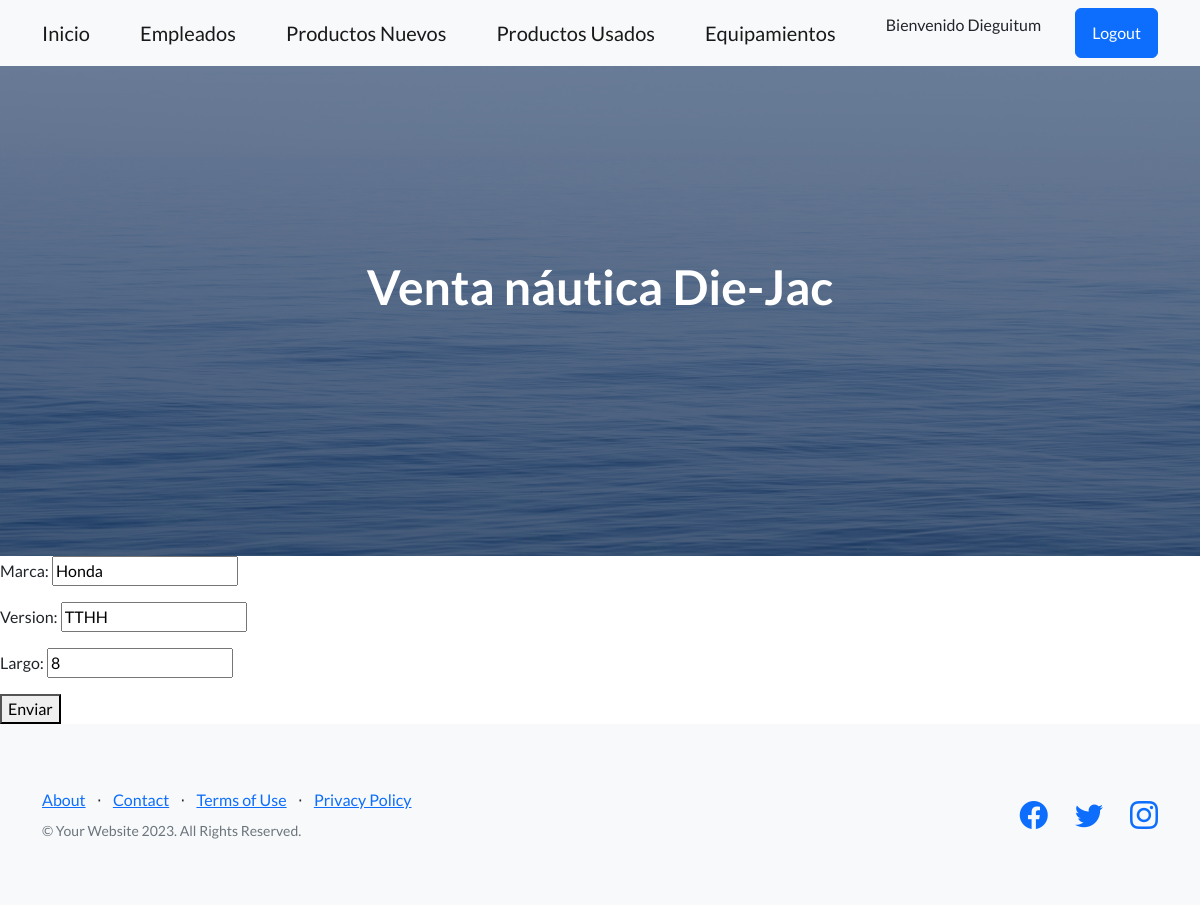
Screenshot of /AppProyectoFinal/ActualizaProductosNuevos/3 (signed in) with the database file from the repository.
### AppProyectoFinal/models.py (models this page shows, shortened)
class ProductosNuevos(models.Model):
    marca = models.CharField(max_length=50)
    version = models.CharField(max_length=50)
    largo = models.IntegerField()

### AppProyectoFinal/views.py (the view)
# urls.py: path('ActualizaProductosNuevos/<pk>', ProductosNuevosUpdate.as_view(), name='ActualizarProductosNuevos'),
class ProductosNuevosUpdate(LoginRequiredMixin, UpdateView):
    model = ProductosNuevos
    template_name = "ProductosNuevos_update.html"
    fields = ("__all__")
    success_url = "/AppProyectoFinal/"
    context_object_name = "ProductosNuevos"

### AppProyectoFinal/templates/ProductosNuevos_update.html
{% extends 'padre.html' %}
{% block ContenidoQueCambia %}
    <form action="{% url 'ActualizarProductosNuevos' ProductosNuevos.id %}" method="post">{% csrf_token %}
        {{form.as_p}}
        <button type="submit">Enviar</button>
    </form>
{% endblock ContenidoQueCambia %}

### AppProyectoFinal/templates/Padre.html (shortened to what this page needs)
<!DOCTYPE html>
<html lang="en">
    <head>
        {% load static %}
        <link href="https://cdn.jsdelivr.net/npm/bootstrap-icons@1.5.0/font/bootstrap-icons.css" rel="stylesheet" type="text/css" />
        <link href="{% static 'css/styles.css' %}" rel="stylesheet" />
    </head>
    <body>
        <nav class="navbar navbar-light bg-light static-top">
            <div class="container">
                <a class="navbar-brand" href="{% url 'inicio' %}">Inicio</a>
                <a class="navbar-brand" href="{% url 'listaEmpleados' %}">Empleados</a>
                <a class="navbar-brand" href="{% url 'ListaProductosNuevos' %}">Productos Nuevos</a>
                <a class="navbar-brand" href="{% url 'ListaProductosUsados' %}">Productos Usados</a>
                <a class="navbar-brand" href="{% url 'ListaEquipamiento' %}">Equipamientos</a>
                {% if user.is_authenticated %}
                    <p>Bienvenido {{user.username}}</p>
                    <a class="btn btn-primary" href="{% url 'Logout' %}">Logout</a>
                {% else %}
                    <a class="btn btn-primary" href="{% url 'Login' %}">Login</a>
                {% endif %}
            </div>
        </nav>
        <header class="masthead">
            <div class="container position-relative">
                <div class="row justify-content-center">
                    <div class="col-xl-6">
                        <div class="text-center text-white">
                            <h1 class="mb-5">Venta náutica Die-Jac</h1>
                        </div>
                    </div>
                </div>
            </div>
        </header>
        {% block ContenidoQueCambia %}
        {% endblock ContenidoQueCambia %}
        <footer class="footer bg-light">
            <div class="container">
                <div class="row">
                    <div class="col-lg-6 h-100 text-center text-lg-start my-auto">
                        <ul class="list-inline mb-2">
                            <li class="list-inline-item"><a href="#!">About</a></li>
                            <li class="list-inline-item">⋅</li>
                            <li class="list-inline-item"><a href="#!">Contact</a></li>
                            <li class="list-inline-item">⋅</li>
                            <li class="list-inline-item"><a href="#!">Terms of Use</a></li>
                            <li class="list-inline-item">⋅</li>
                            <li class="list-inline-item"><a href="#!">Privacy Policy</a></li>
                        </ul>
                        <p class="text-muted small mb-4 mb-lg-0">&copy; Your Website 2023. All Rights Reserved.</p>
                    </div>
                    <div class="col-lg-6 h-100 text-center text-lg-end my-auto">
                        <ul class="list-inline mb-0">
                            <li class="list-inline-item me-4">
                                <a href="#!"><i class="bi-facebook fs-3"></i></a>
                            </li>
                            <li class="list-inline-item me-4">
                                <a href="#!"><i class="bi-twitter fs-3"></i></a>
                            </li>
                            <li class="list-inline-item">
                                <a href="#!"><i class="bi-instagram fs-3"></i></a>
                            </li>
                        </ul>
                    </div>
                </div>
            </div>
        </footer>
    </body>
</html>

### rows the page displays
ProductosNuevos: marca "Honda", version "TTHH", largo "8"

### other values shown
{{ user.username }} "Dieguitum"
